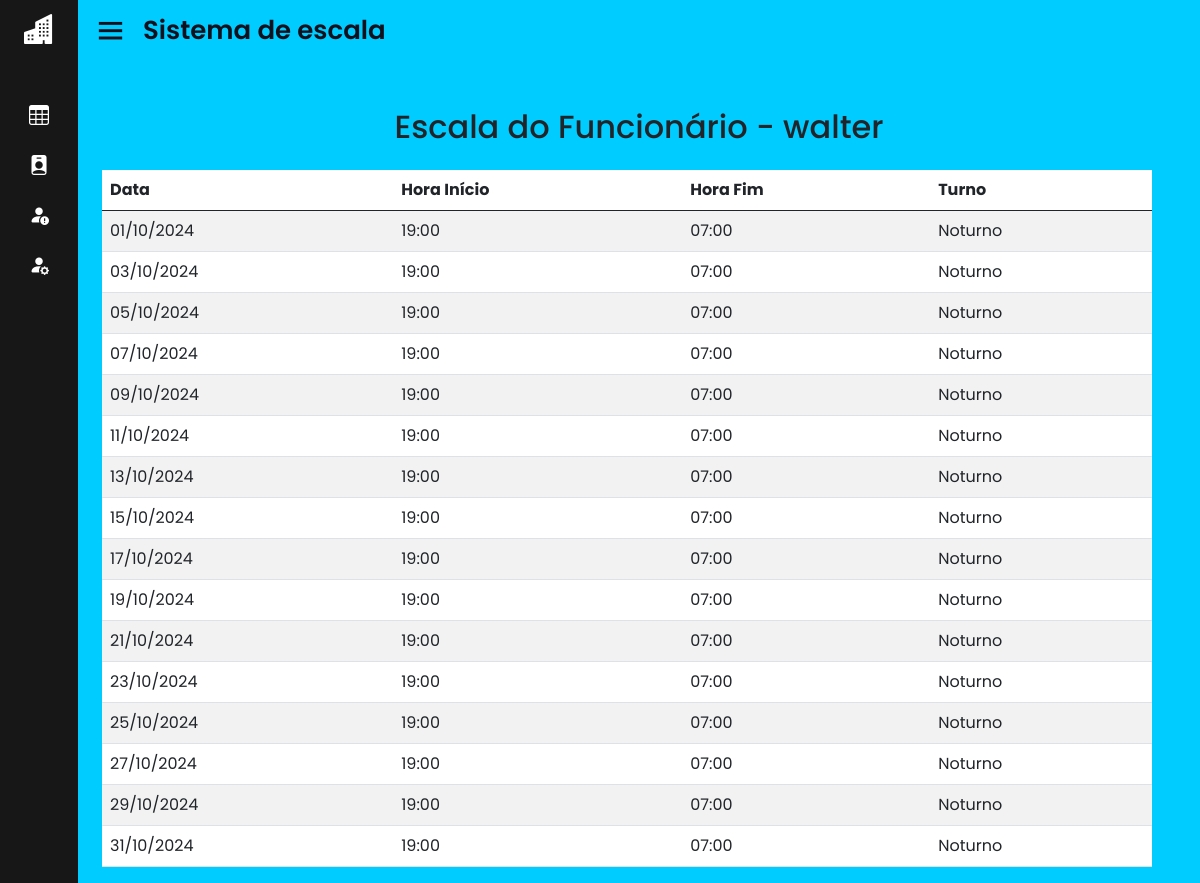
Screenshot of /home.php?page=view_escala&id_func=42 (signed in) with the database file from the repository.
### tables this page shows
CREATE TABLE IF NOT EXISTS `funcionario` (
  `id_func` int(11) NOT NULL AUTO_INCREMENT,
  `nome_func` varchar(50) NOT NULL,
  `cargo_func` varchar(50) DEFAULT NULL,
  `turno` varchar(50) DEFAULT NULL,
  `telefone_func` varchar(50) NOT NULL,
  `sexo_func` varchar(50) NOT NULL,
  `email_func` varchar(50) NOT NULL,
  `id_st` int(11) DEFAULT NULL,
  PRIMARY KEY (`id_func`) USING BTREE,
  KEY `FK_funcionario_setor` (`id_st`),
  CONSTRAINT `FK_funcionario_setor` FOREIGN KEY (`id_st`) REFERENCES `setor` (`id_st`) ON DELETE CASCADE ON UPDATE CASCADE
);

CREATE TABLE IF NOT EXISTS `escala` (
  `id_esc` int(11) NOT NULL AUTO_INCREMENT,
  `tipo_turno` varchar(50) DEFAULT NULL,
  `hora_inicio` time DEFAULT NULL,
  `hora_fim` time DEFAULT NULL,
  `data` date DEFAULT NULL,
  `id_func` int(11) DEFAULT NULL,
  PRIMARY KEY (`id_esc`),
  KEY `FK_escala_funcionario` (`id_func`),
  CONSTRAINT `FK_escala_funcionario` FOREIGN KEY (`id_func`) REFERENCES `funcionario` (`id_func`) ON DELETE CASCADE ON UPDATE CASCADE
);

### sis/escalas/view_escala.php (the view, shortened to what this page needs)
<?php
$mysqli = new mysqli("localhost", "root", "", "sisescala");
if (isset($_GET['id_func'])) {
    $id_func = (int) $_GET['id_func'];
} else {
    die("ID do funcionário não encontrado.");
}
$sql = "SELECT nome_func, turno FROM funcionario WHERE id_func = $id_func";
$result = $mysqli->query($sql);
$row = $result->fetch_assoc();
$nome_funcionario = $row['nome_func'];
$mysqli->query("DELETE FROM escala WHERE id_func = $id_func");
$sql = "SELECT escala.*, funcionario.nome_func
        FROM escala
        JOIN funcionario ON escala.id_func = funcionario.id_func
        WHERE escala.id_func = $id_func";
$result = $mysqli->query($sql);
echo '
<!DOCTYPE html>
<html lang="pt-BR">
<head>
    <meta charset="UTF-8">
    <meta name="viewport" content="width=device-width, initial-scale=1, shrink-to-fit=no">
    <link href="https://stackpath.bootstrapcdn.com/bootstrap/5.3.0/css/bootstrap.min.css" rel="stylesheet">
    <title>Escala do Funcionário - ' . $nome_funcionario . '</title>
</head>
<body class="bg-light">
<div class="container mt-5">
    <h2 class="text-center mb-4">Escala do Funcionário - ' . $nome_funcionario . '</h2>
';
if ($result->num_rows > 0) {
    echo '<div class="container">';
    echo '<div class="row">';
    echo '<div class="col-md-12">';
    echo '<table class="table table-striped" style="background-color: #e0f7fa;">';
    echo '<thead style="background-color: #007bff; color: white;">';
    echo '<tr><th>Data</th><th>Hora Início</th><th>Hora Fim</th><th>Turno</th></tr>';
    echo '</thead>';
    echo '<tbody>';
    while ($row = $result->fetch_assoc()) {
        echo '<tr>';
        echo '<td>' . date("d/m/Y", strtotime($row['data'])) . '</td>';
        echo '<td>' . date("H:i", strtotime($row['hora_inicio'])) . '</td>';
        echo '<td>' . date("H:i", strtotime($row['hora_fim'])) . '</td>';
        echo '<td>' . ucfirst($row['tipo_turno']) . '</td>';
        echo '</tr>';
    }
    echo '</tbody>';
    echo '</table>';
    echo '</div>';
    echo '</div>';
    echo '</div>';
} else {
    echo '<div class="alert alert-warning">Nenhuma escala encontrada para o funcionário.</div>';
}
?>

### css/style.css (style rules this page uses)
* { margin: 0; padding: 0; box-sizing: border-box; font-family: 'Poppins', sans-serif; }
.row { width: 100%; }

### rows the page displays
funcionario: nome_func "walter"
escala: data "01/10/2024", hora_inicio "19:00", hora_fim "07:00", tipo_turno "Noturno"
escala: data "03/10/2024", hora_inicio "19:00", hora_fim "07:00", tipo_turno "Noturno"
escala: data "05/10/2024", hora_inicio "19:00", hora_fim "07:00", tipo_turno "Noturno"
escala: data "07/10/2024", hora_inicio "19:00", hora_fim "07:00", tipo_turno "Noturno"
escala: data "09/10/2024", hora_inicio "19:00", hora_fim "07:00", tipo_turno "Noturno"
escala: data "11/10/2024", hora_inicio "19:00", hora_fim "07:00", tipo_turno "Noturno"
escala: data "13/10/2024", hora_inicio "19:00", hora_fim "07:00", tipo_turno "Noturno"
escala: data "15/10/2024", hora_inicio "19:00", hora_fim "07:00", tipo_turno "Noturno"
escala: data "17/10/2024", hora_inicio "19:00", hora_fim "07:00", tipo_turno "Noturno"
escala: data "19/10/2024", hora_inicio "19:00", hora_fim "07:00", tipo_turno "Noturno"
escala: data "21/10/2024", hora_inicio "19:00", hora_fim "07:00", tipo_turno "Noturno"
escala: data "23/10/2024", hora_inicio "19:00", hora_fim "07:00", tipo_turno "Noturno"
escala: data "25/10/2024", hora_inicio "19:00", hora_fim "07:00", tipo_turno "Noturno"
escala: data "27/10/2024", hora_inicio "19:00", hora_fim "07:00", tipo_turno "Noturno"
escala: data "29/10/2024", hora_inicio "19:00", hora_fim "07:00", tipo_turno "Noturno"
escala: data "31/10/2024", hora_inicio "19:00", hora_fim "07:00", tipo_turno "Noturno"
